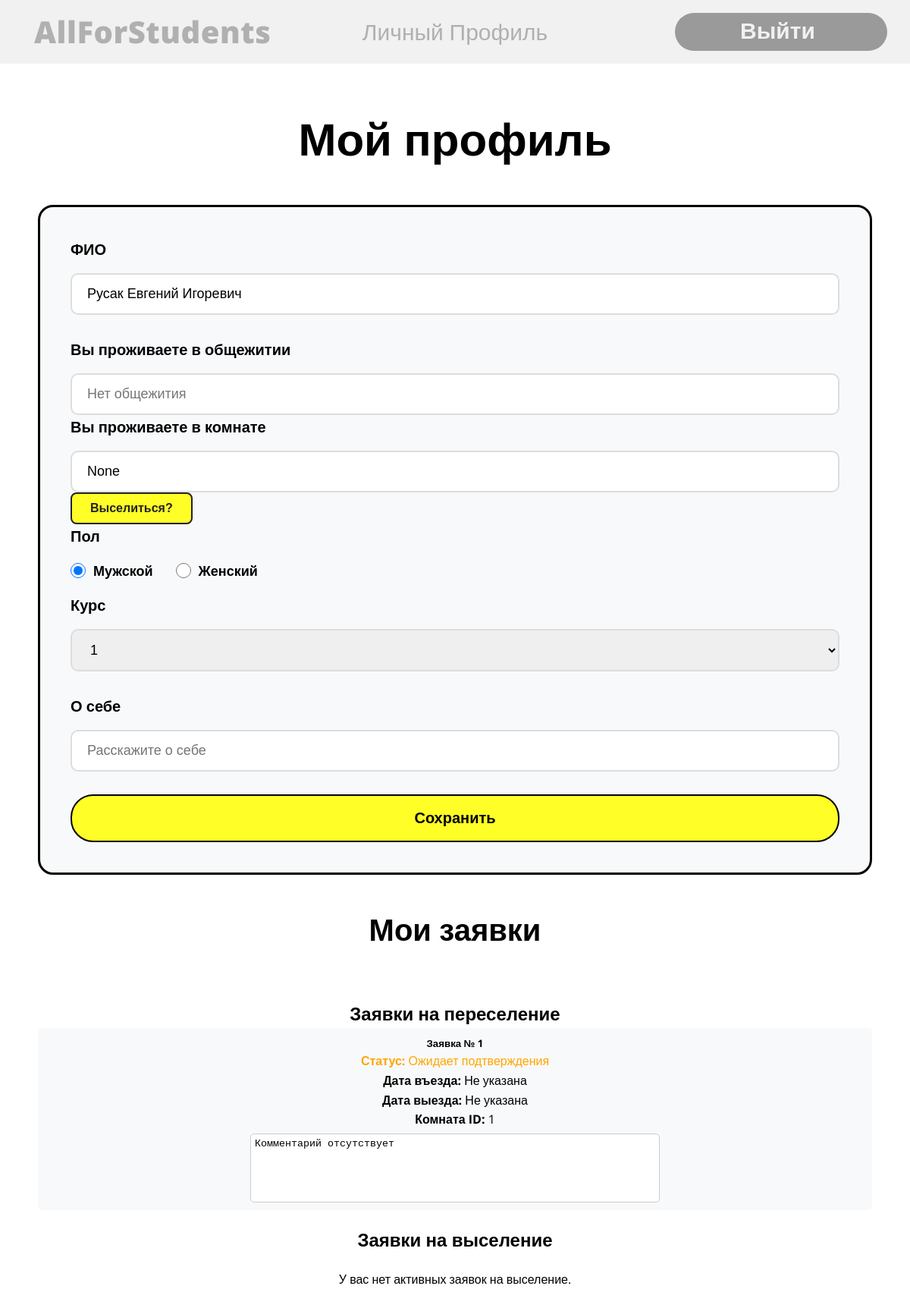
The app's page /me (signed in) with its own data.
### data/student.py (models this page shows, shortened)
class Student(SqlAlchemyBase, UserMixin):
    __tablename__ = 'student'
    id = sqlalchemy.Column(sqlalchemy.Integer, unique=True, primary_key=True)
    login = sqlalchemy.Column(sqlalchemy.String, unique=True)
    hashed_password = sqlalchemy.Column(sqlalchemy.String)
    name = sqlalchemy.Column(sqlalchemy.String)
    surname = sqlalchemy.Column(sqlalchemy.String)
    room_id = sqlalchemy.Column(sqlalchemy.Integer, sqlalchemy.ForeignKey('room.id'))
    course = sqlalchemy.Column(sqlalchemy.Integer, nullable=True)
    about = sqlalchemy.Column(sqlalchemy.String, nullable=True)
    sex = sqlalchemy.Column(sqlalchemy.Boolean)
    admin = sqlalchemy.Column(sqlalchemy.Boolean, nullable=True)
    room = sqlalchemy.orm.relationship('Room', back_populates='students')
    application_request = sqlalchemy.orm.relationship('Application_request', back_populates='student')
    application_eviction = sqlalchemy.orm.relationship('Application_Eviction', back_populates='student')

### main.py (the view, shortened to what this page needs)
@app.route('/me')
def myself():
    db_sess = db_session.create_session()
    server_base_url = request.url_root
    if not server_base_url.endswith('/'):
        server_base_url += '/'
    if not current_user.is_authenticated:
        return redirect('/login')
    try:
        student_applications = db_sess.query(Application_request).filter(Application_request.student_id == current_user.id).all()
        applications_data = []
        for req in student_applications:
            applications_data.append({
                'id': req.id,
                'status': req.status,
                'date_entr': req.date_entr.strftime('%Y-%m-%d') if req.date_entr else 'Не указана',
                'date_exit': req.date_exit.strftime('%Y-%m-%d') if req.date_exit else 'Не указана',
                'room_id': req.room_id,
                'student_id': req.student_id,
                'comment': req.comment
            })
        student_applications_eviction = db_sess.query(Application_Eviction).filter(Application_Eviction.student_id == current_user.id, Application_Eviction.status == '0').all()
        applications_eviction_data = []
        return render_template('aboutuser.html', item=current_user, server_url=server_base_url, applications=applications_data, applications_eviction=applications_eviction_data)
    except Exception as e:
            print(f"Ошибка при загрузке профиля студента с ID {current_user.id}: {e}")
            return render_template('error.html', message=f"Произошла ошибка при загрузке профиля студента: {e}"), 500
    finally:
        db_sess.close()

### data/db_session.py (called while the page is built)
def create_session() -> Session:
    global __factory
    return __factory()

### main.py (called while the page is built)
@login_manager.user_loader
def load_user(user_id):
    db_sess = db_session.create_session()
    return db_sess.query(Student).get(user_id)

### templates/aboutuser.html (shortened to what this page needs)
<!DOCTYPE html>
<html lang="ru">
<head>
    <link rel="stylesheet" href="{{url_for('static', filename='CSS/aboutuser.css') }}">
</head>
<body>
    <header class="header">
        <nav class="nav-container">
            <div class="LOGOT">
                <a href="/" class="LOGOTIP">AllForStudents</a>
            </div>
            <div class="nav-items">
                <a href="#" class="nav-item">Личный Профиль</a>
            </div>
            <div class="userlogo">
                <a href="/logout" class="what">Выйти</a>
            </div>
        </nav>
    </header>
    <div class="LIST">
        <div class="cont">
            <h1 class="myprofile">Мой профиль</h1>
            <div class="seccont">
                <form class="profile-form">
                    <div class="input-group">
                        <label for="fullname">ФИО</label>
                        <input type="text" id="fullname" name="fullname" value="{{item.name}} {{item.surname}}" required>
                    </div>
                    <div class="room-info-container">
                        <label >Вы проживаете в общежитии</label>
                        <input type="text" id="hostel" name="hostel" value="{{item.hostel_id}}" readonly placeholder="Нет общежития">
                        <label >Вы проживаете в комнате</label>
                        <input type="text" id="room" name="room" value="{{item.room_id}}" readonly placeholder="Нет комнаты">
                        <div class="tooltip-container">
                            <button class="btn-eviction" type="button">Выселиться?</button>
                        </div>
                    </div>
                    <div class="input-group">
                        <label>Пол</label>
                        <div class="radio-group">
                            <label>
                                <input type="radio" name="gender" value="1" {% if item.sex == 1 %} checked {% endif %}>
                                Мужской
                            </label>
                            <label>
                                <input type="radio" name="gender" value="0" {% if item.sex == 0 %} checked {% endif %}>
                                Женский
                            </label>
                        </div>
                        <div class="input-group">
                            <label for="personality">Курс</label>
                            <select id="course" name="course" required>
                                <option value="1">1</option>
                            </select>
                        </div>
                        <div>
                            <label for="fullname">О себе</label>
                            <input type="text" id="about" name="about" placeholder="Расскажите о себе">
                        </div>
                    </div>
                    <button type="submit" class="save-btn">Сохранить</button>
                    </form>
            </div>
            <div style="display: flex; align-items: center; flex-direction: column;">
                <h2 class="myapplications">Мои заявки</h2>
            </div>
            <div style="display: flex; align-items: center; flex-direction: column; margin-top: 20px;">
                <h2>Заявки на переселение</h2>
            </div>
            {% if applications %}
                <div class="list-group">
                    {% for app in applications %}
                        <div class="list-group-item" style="margin-bottom: 10px; padding: 10px; border-radius: 5px; background-color: #f8f9fa; display: flex;
                            flex-direction: column; align-items: center;">
                            <h5>Заявка № {{ app.id }}</h5>
                            {% if app.status == '0' %}
                                <p style="color: orange;"><strong>Статус:</strong> Ожидает подтверждения</p>
                            {% elif app.status == '1' %}
                                <p style="color: green;"><strong>Статус:</strong> Подтверждено</p>
                            {% elif app.status == '2' %}
                                <p style="color: red;"><strong>Статус:</strong> Отклонено</p>
                            {% else %}
                                <p style="color: gray;"><strong>Статус:</strong> Неизвестный статус</p>
                            {% endif %}
                            <p><strong>Дата въезда:</strong> {{ app.date_entr if app.date_entr is not none else 'Не указана' }}</p>
                            <p><strong>Дата выезда:</strong> {{ app.date_exit if app.date_exit is not none else 'Не указана' }}</p>
                            <p><strong>Комната ID:</strong> {{ app.room_id }}</p>
                            <textarea class="form-control" rows="1" readonly>{{ app.comment if app.comment else 'Комментарий отсутствует' }}</textarea>
                        </div>
                    {% endfor %}
                </div>
                {% else %}
                <div style="text-align: center; margin-top: 20px;">
                <p>У вас нет активных заявок на переселение.</p>
                </div>
                {% endif %}
            <div style="display: flex; align-items: center; flex-direction: column; margin-top: 20px;">
                <h2>Заявки на выселение</h2>
            </div>
            {% if applications_eviction %}
                <div class="list-group">
                    {% for app in applications_eviction %}
                        <div class="gmemgom" style="height: 20vh; margin-bottom: 10px; padding: 10px; border-radius: 5px; background-color: #f8f9fa; display: flex;
                            flex-direction: column; align-items: center;">
                            <h5>Заявка № {{ app.id }}</h5>
                            {% if app.status == '0' %}
                                    <p style="color: orange;"><strong>Статус:</strong> Ожидает подтверждения</p>
                            {% elif app.status == '1' %}
                                    <p style="color: green;"><strong>Статус:</strong> Подтверждено</p>
                            {% elif app.status == '2' %}
                                    <p style="color: red;"><strong>Статус:</strong> Отклонено</p>
                            {% else %}
                                    <p style="color: gray;"><strong>Статус:</strong> Неизвестный статус</p>
                            {% endif %}
                            <textarea class="form-control" rows="1" readonly>{{ app.comment if app.comment else 'Комментарий отсутствует' }}</textarea>
                        </div>
                    {% endfor %}
                </div>
                {% else %}
                <div style="text-align: center; margin-top: 20px;">
                <p>У вас нет активных заявок на выселение.</p>
                </div>
                {% endif %}
    </div>
</body>
</html>

### static/CSS/aboutuser.css (style rules this page uses)
* { margin: 0; padding: 0; box-sizing: border-box; }
body { font-family: 'Open Sans', sans-serif; background-color: #ffffff; line-height: 1.6; }
.LIST { max-width: 1820px; width: 100%; margin: 0 auto; padding: 0 50px; box-sizing: border-box; }
.header { width: 100%; background-color: #f1f1f1; padding: 10px 0; }
.nav-container { display: flex; justify-content: space-between; align-items: center; margin: 0 auto; padding: 0 30px; position: relative; }
.LOGOTIP { color: #b0b0b0; text-decoration: none; font-family: 'Open Sans', sans-serif; font-weight: 800; font-size: 40px; padding: 8px 15px; border-radius: 4px; letter-spacing: 0.5px; }
.nav-items { display: flex; gap: 40px; position: absolute; left: 50%; transform: translateX(-50%); }
.nav-item { color: #b0b0b0; text-decoration: none; font-family: 'Open Sans', sans-serif; font-weight: 500; font-size: 30px; padding: 8px 15px; transition: all 0.3s ease; }
.userlogo { width: 280px; height: 50px; border-radius: 35px; background-color: #9a9a9a; margin: 0 0px; position: relative; overflow: hidden; transition: all 0.3s ease; }
.what { position: absolute; left: 20%; top: 45%; transform: translateY(-50%); margin: 0; color: #f1f1f1; font-family: 'Open Sans', sans-serif; font-weight: 800; font-size: 30px; text-decoration: none; cursor: pointer; z-index: 3; padding: 15px 30px; }
.list-group-item { height: 30vh; }
.room-info-container { display: flex; flex-direction: column; align-items: start; justify-content: space-evenly;; }
.form-control { width: 50%; height: 20vh; resize: none; margin-top: 5px; border-radius: 5px; border: 1px solid #ccc; padding: 5px; }
.LIST { max-width: 1820px; width: 100%; margin: 50px auto; padding: 0 50px; box-sizing: border-box; }
.myprofile { font-size: 60px; font-weight: 800; color: #000000; margin-bottom: 40px; text-align: center; }
.profile-form { background: #f8f9fa; border-radius: 20px; padding: 40px; border: 3px solid black; }
.input-group { margin-bottom: 30px; width: 100%; }
.input-group label { display: block; font-size: 20px; font-weight: 600; color: #000000; margin-bottom: 15px; font-weight: 600; }
.room-info-container label { display: block; font-size: 20px; font-weight: 600; color: #000000; margin-bottom: 15px; font-weight: 600; }
input[type="text"], input[type="number"], select { width: 100%; padding: 15px 20px; border: 2px solid #ddd; border-radius: 10px; font-size: 18px; transition: border-color 0.3s ease; }
.radio-group { display: flex; gap: 30px; }
.radio-group label { display: flex; align-items: center; gap: 10px; font-size: 18px; cursor: pointer; }
input[type="radio"] { width: 20px; height: 20px; }
.save-btn { width: 100%; padding: 18px; background-color: #fffe27; color: rgb(0, 0, 0); font-weight: 800; border: none; border-radius: 30px; font-size: 20px; cursor: pointer; transition: background-color 0.3s ease; border: 2px solid black; }
.myapplications { font-size: 40px; font-weight: 800; color: #000000; margin-bottom: 40px; margin-top: 40px; text-align: center; font-family: 'Open Sans', sans-serif; }

### templates/aboutuser.html (style rules this page uses)
.btn-eviction { background-color: #fffe27; color: #222; border: 2px solid #222; border-radius: 8px; padding: 10px 24px; font-weight: bold; font-size: 16px; cursor: pointer; transition: background 0.2s, color 0.2s; }
.tooltip-container { position: relative; display: inline-block; }

### records on screen
Student: fullname "Русак Евгений Игоревич", room "None", sex "☑ Мужской", sex "☐ Женский"

### other values on screen
{{ app.id }} "1"
{{ app.date_entr if app.date_entr is not none else 'Не указана' }} "Не указана"
{{ app.date_exit if app.date_exit is not none else 'Не указана' }} "Не указана"
{{ app.room_id }} "1"
